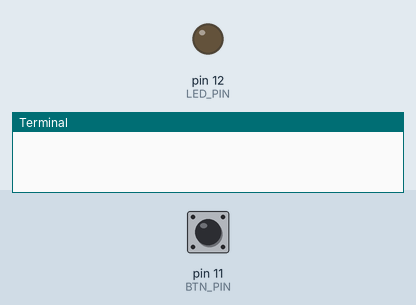
Bench run of a program on a simulated Raspberry Pi (header pin numbers). Shown: output pins drawn as LEDs (lit = HIGH), the last lines printed to the terminal. The test bench sets the inputs (shaded band); at power-on: pin 11 (BTN_PIN) HIGH. The clock reads 2024-03-15 10:24:30 at power-on unless the program sets it.

Above: at 1.2 s.
1.3 s: pin 11 (BTN_PIN) pulled LOW for 0.15 s
At 2.0 s:
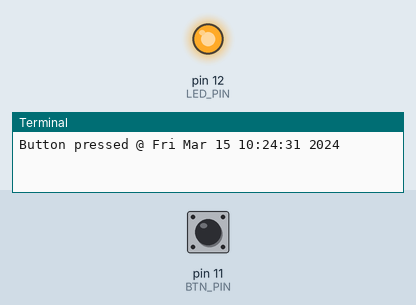
2.9 s: pin 11 (BTN_PIN) pulled LOW for 1 s
At 3.2 s:
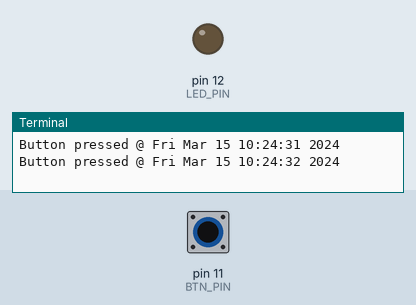
5.4 s: pin 11 (BTN_PIN) pulled LOW for 3.2 s
At 6.3 s:
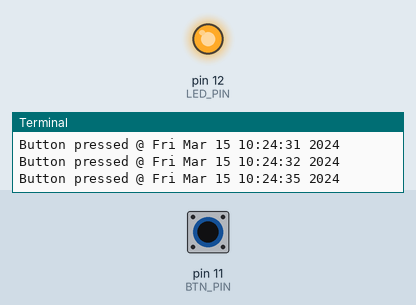
Timing chart, 0 to 8.4 s (numbered marks = the images above; inputs shaded):
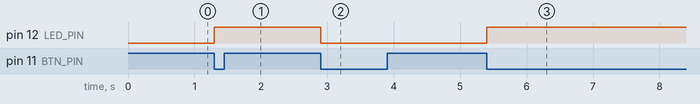

The program:

push_button_control_led.py
```python
# (licence header left out)
import RPi.GPIO as GPIO
import time

GPIO.setmode(GPIO.BOARD)
BTN_PIN = 11
LED_PIN = 12
WAIT_TIME = 200
status = GPIO.LOW
GPIO.setup(BTN_PIN, GPIO.IN,  pull_up_down=GPIO.PUD_UP)
GPIO.setup(LED_PIN, GPIO.OUT, initial=status)

def mycallback(channel):
	print("Button pressed @", time.ctime())
	global status
	if status == GPIO.LOW:
		status = GPIO.HIGH
	else:
		status = GPIO.LOW
	GPIO.output(LED_PIN, status)

try:
	GPIO.add_event_detect(BTN_PIN, GPIO.FALLING, callback=mycallback, bouncetime=WAIT_TIME)

	while True:
		time.sleep(10)

except KeyboardInterrupt:
	print("Exception: KeyboardInterrupt")

finally:
	GPIO.cleanup()
```

Measured:
- after the input at 1.3 s, pin 12 (LED_PIN): LOW → HIGH at once
- after the input at 2.9 s, pin 12 (LED_PIN): HIGH → LOW at once
- after the input at 5.4 s, pin 12 (LED_PIN): LOW → HIGH at once
